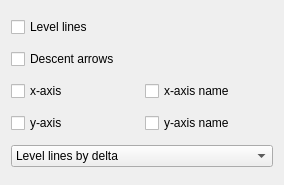
             <widget class="QWidget" name="scrollAreaWidgetContents">
              <property name="geometry">
               <rect>
                <x>0</x>
                <y>0</y>
                <width>284</width>
                <height>185</height>
               </rect>
              </property>
              <layout class="QGridLayout" name="gridLayout_4">
               <item row="0" column="0">
                <widget class="QCheckBox" name="checkBoxLevelLines">
                 <property name="minimumSize">
                  <size>
                   <width>90</width>
                   <height>0</height>
                  </size>
                 </property>
                 <property name="text">
                  <string>Level lines</string>
                 </property>
                </widget>
               </item>
               <item row="1" column="0">
                <widget class="QCheckBox" name="checkBoxDescentArrows">
                 <property name="minimumSize">
                  <size>
                   <width>120</width>
                   <height>0</height>
                  </size>
                 </property>
                 <property name="text">
                  <string>Descent arrows</string>
                 </property>
                </widget>
               </item>
               <item row="2" column="0">
                <widget class="QCheckBox" name="checkBoxX1Axis">
                 <property name="minimumSize">
                  <size>
                   <width>60</width>
                   <height>0</height>
                  </size>
                 </property>
                 <property name="text">
                  <string>x-axis</string>
                 </property>
                </widget>
               </item>
               <item row="2" column="1">
                <widget class="QCheckBox" name="checkBoxX1AxisName">
                 <property name="minimumSize">
                  <size>
                   <width>100</width>
                   <height>0</height>
                  </size>
                 </property>
                 <property name="text">
                  <string>x-axis name</string>
                 </property>
                </widget>
               </item>
               <item row="3" column="0">
                <widget class="QCheckBox" name="checkBoxX2Axis">
                 <property name="minimumSize">
                  <size>
                   <width>60</width>
                   <height>0</height>
                  </size>
                 </property>
                 <property name="text">
                  <string>y-axis</string>
                 </property>
                </widget>
               </item>
               <item row="3" column="1">
                <widget class="QCheckBox" name="checkBoxX2AxisName">
                 <property name="minimumSize">
                  <size>
                   <width>100</width>
                   <height>0</height>
                  </size>
                 </property>
                 <property name="text">
                  <string>y-axis name</string>
                 </property>
                </widget>
               </item>
               <item row="4" column="0" colspan="2">
                <widget class="QComboBox" name="comboBoxEllipses">
                 <property name="minimumSize">
                  <size>
                   <width>175</width>
                   <height>0</height>
                  </size>
                 </property>
                 <property name="currentIndex">
                  <number>0</number>
                 </property>
                 <item>
                  <property name="text">
                   <string>Level lines by delta</string>
                  </property>
                 </item>
                 <item>
                  <property name="text">
                   <string>Level lines by iterations</string>
                  </property>
                 </item>
                </widget>
               </item>
              </layout>
             </widget>
